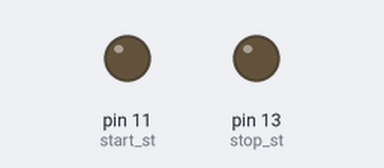
Bench run of a program on a simulated Raspberry Pi (header pin numbers). Shown: output pins drawn as LEDs (lit = HIGH). At 40.0 s the program stops and its outputs stay as they are.

Above: at 5.0 s.
At 15.0 s:
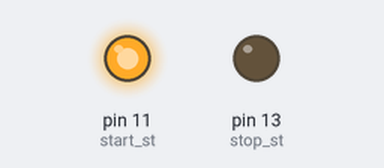
Timing chart, 0 to 26.0 s (numbered marks = the images above):
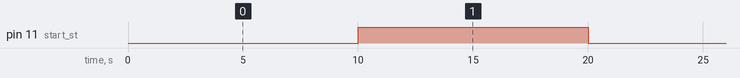

The program:

gpio.py
```python
import RPi.GPIO as GPIO
import time

start_st = 11
stop_st = 13


GPIO.setmode(GPIO.BOARD)
GPIO.setup(start_st, GPIO.OUT)
GPIO.setup(stop_st, GPIO.OUT)

# The start signal is an active low signal, this prevents issues with floating voltages
for i in range(2):
    GPIO.output(start_st, GPIO.LOW)
    time.sleep(10)
    GPIO.output(start_st, GPIO.HIGH)
    time.sleep(10)

GPIO.cleanup()
```

Measured:
- by itself, pin 11 (start_st): alternates HIGH for 10.0 s and LOW for 10.0 s
